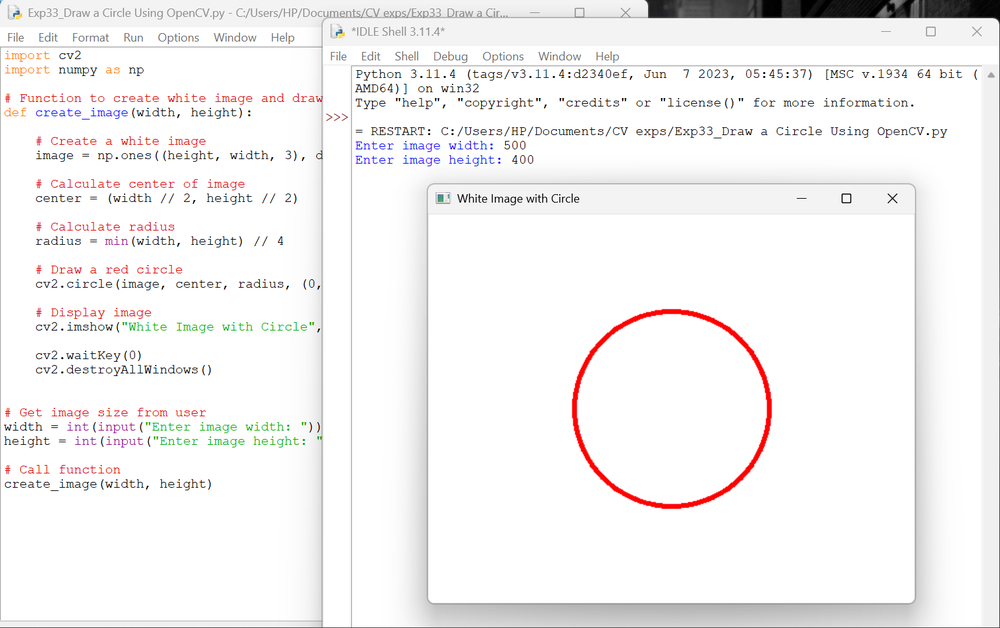
#> input picture Exp33_Draw a Circle Using OpenCV.png, 1000 x 628 px, shrunk from 1540 x 967 before the run
$ python 'Exp37_Foreground Subtraction Based on Color Levels Using OpenCV.py'
#> lines starting #> are read from the running program, lines starting #| are printed output that depends on the picture; after the words box and inside, x2 and y2 are one past the last pixel; in counts of white or black regions, pixels touching at a corner belong together
#> the answer given: Exp33_Draw a Circle Using OpenCV.png
import cv2
import numpy as np

def subtract_foreground(image_path):

    # Read the input image
#> called with image_path = 'Exp33_Draw a Circle Using OpenCV.png'
    image = cv2.imread(image_path)
#> image is the input picture: shape (628, 1000, 3); mean B, G, R 242.7, 242.6, 244.4

    if image is None:
        print("Image not found!")
        return

    # Convert image from BGR to HSV
    hsv = cv2.cvtColor(image, cv2.COLOR_BGR2HSV)
#> hsv: shape (628, 1000, 3); mean H, S, V 5.6, 4.7, 245.6

    # Define color levels (green color)
    lower = np.array([35, 40, 40])
    upper = np.array([85, 255, 255])

    # Create a mask based on color levels
    mask = cv2.inRange(hsv, lower, upper)
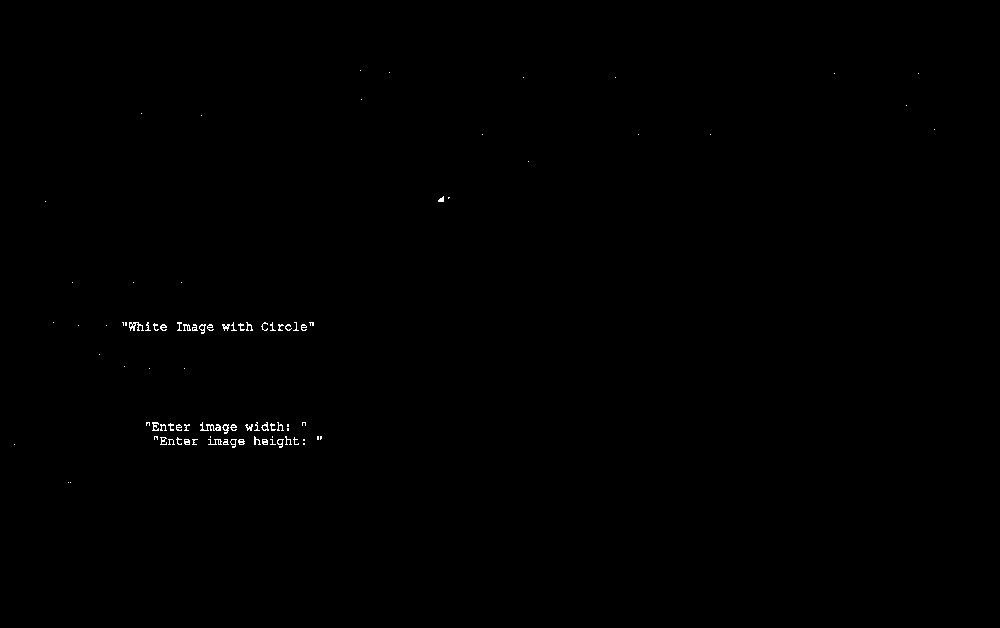
#> mask: shape (628, 1000); 0.23% white in thin lines or dots, all inside (x1, y1, x2, y2) = (14, 70, 935, 483)

    # Extract foreground by removing green areas
    foreground = cv2.bitwise_and(
        image, image, mask=cv2.bitwise_not(mask)
    )

    # Display the images
    cv2.imshow("Original Image", image)
    cv2.imshow("Color Mask", mask)
    cv2.imshow("Foreground", foreground)

    cv2.waitKey(0)
    cv2.destroyAllWindows()


# Get image path from user
image_path = input("Enter image path: ").strip().strip('"')

subtract_foreground(image_path)

$ run again, on Exp34_rectangle.png
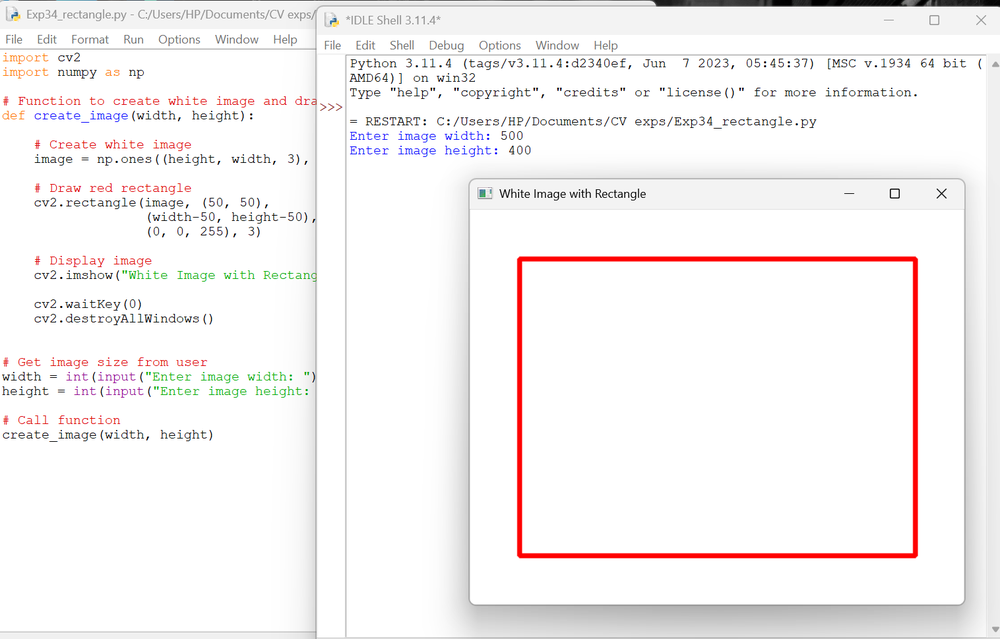
#> input picture Exp34_rectangle.png, 1000 x 639 px, shrunk from 1516 x 969 before the run
#> in subtract_foreground, image is the input picture: shape (639, 1000, 3); mean B, G, R 243, 242.9, 246.1
#> hsv: shape (639, 1000, 3); mean H, S, V 5.1, 5.9, 247.2
#> in subtract_foreground, `mask = cv2.inRange(hsv, lower, upper)`:
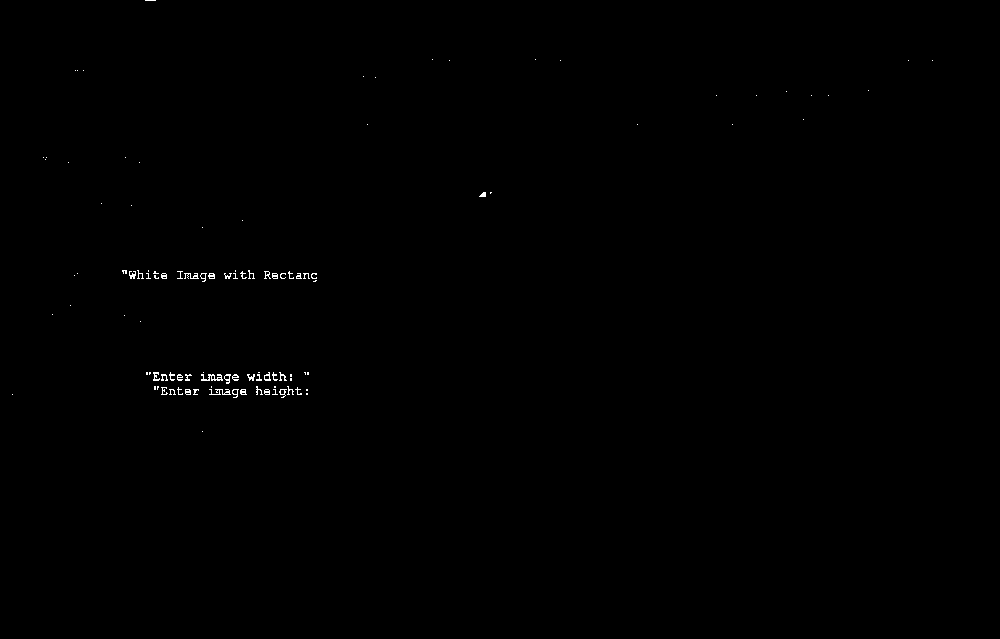
#> mask: shape (639, 1000); 0.22% white in thin lines or dots, all inside (x1, y1, x2, y2) = (12, 0, 933, 432)
